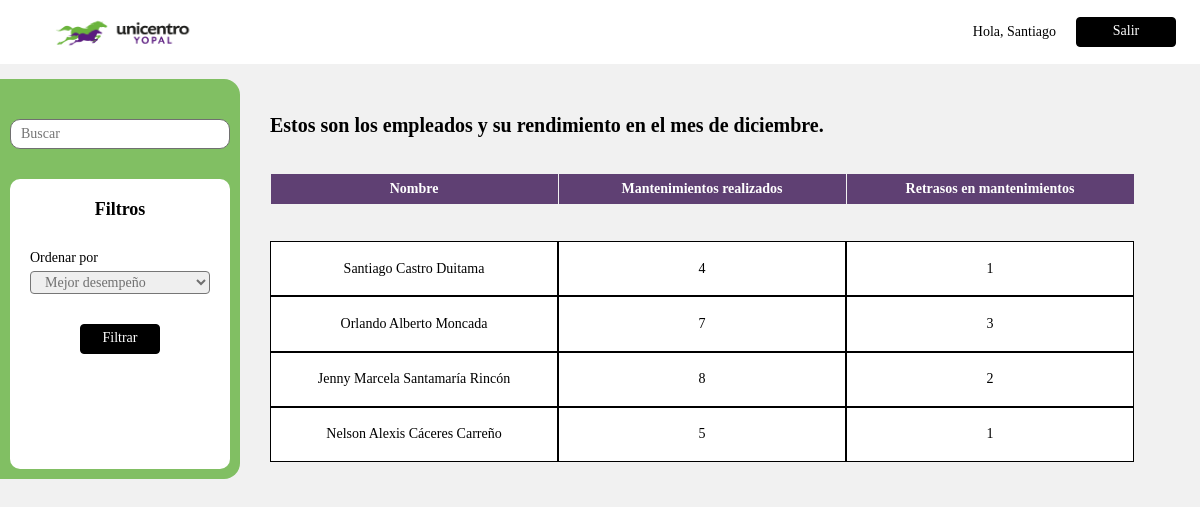
Screenshot of /rendimiento.php (signed in) with the database file from the repository.
### tables this page shows
CREATE TABLE `tecnicos` (
  `IDTecnico` int(11) NOT NULL,
  `nombreTecnico` varchar(50) NOT NULL,
  `correoTecnico` varchar(100) NOT NULL,
  `pwdTecnico` varchar(250) NOT NULL,
  `permisos` bit(1) NOT NULL
);

### includes/rendimiento.inc.php (the view, shortened to what this page needs)
<?php
$inc = include("includes/dbh.inc.php");
if ($inc) {
    $i = 0;
    $consulta = "SELECT tecnicos.IDTecnico, tecnicos.nombreTecnico, COUNT(*) AS 'numeroMantenimientos', SUM(activos_tecnicos.retraso) as 'numeroRetrasos' FROM activos_tecnicos INNER JOIN activos ON activos_tecnicos.IDActivo = activos.IDActivo INNER JOIN tecnicos ON activos_tecnicos.IDTecnico = tecnicos.IDTecnico $fechas3 GROUP BY(tecnicos.IDTecnico)";
    $result = mysqli_query($conn, $consulta);
    if ($result) {
        while ($row = $result->fetch_array()) {
            $i = $i + 1;
            $IDTecnico = $row['IDTecnico'];
            $nombre = $row['nombreTecnico'];
            $numeroMant = $row['numeroMantenimientos'];
            $numeroRetrasos = $row['numeroRetrasos'];
?>
            <button onclick="showHide(<?php echo $i ?>)" class="mantenimientos__fecha btn_drop mantenimientos__p">
                <p class=""><?php echo $nombre ?></p>
            </button>
            <p class="mantenimientos__p"><?php echo $numeroMant ?></p>
            <p class="mantenimientos__p"><?php echo $numeroRetrasos ?></p>
            <?php
            showMant($conn, $IDTecnico, $fechas2);
        }
    }
}
function showMant($conn, $IDTecnico, $fechas2)
{
    $consulta = "SELECT activos_tecnicos.FechaUltMantenimiento, activos.nombreActivo, activos_tecnicos.Observaciones FROM activos_tecnicos INNER JOIN activos ON activos_tecnicos.IDActivo = activos.IDActivo INNER JOIN tecnicos ON activos_tecnicos.IDTecnico = tecnicos.IDTecnico  WHERE activos_tecnicos.IDTecnico='$IDTecnico' $fechas2 ORDER BY activos_tecnicos.FechaUltMantenimiento desc";
    $result = mysqli_query($conn, $consulta);
            ?>
    <?php
}
    ?>

### css/rendimiento.css (style rules this page uses)
* { font-size: 14px; font-family: Calibri; box-sizing: border-box; padding: 0; margin: 0; }
body { background-color: #F1F1F1; overflow-x: hidden; }
.mantenimientos__fecha { grid-column: 1/2; height: auto; }
.mantenimientos__p { padding: 5px; height: auto; background-color: #fff; display: flex; justify-content: center; align-items: center; border: 1px solid #000; }
.btn_drop { border: 1px solid #000; height: auto; }

### rows the page displays
tecnicos: nombreTecnico "Santiago Castro Duitama", numeroMant "4", numeroRetrasos "1"
tecnicos: nombreTecnico "Orlando Alberto Moncada", numeroMant "7", numeroRetrasos "3"
tecnicos: nombreTecnico "Jenny Marcela Santamaría Rincón", numeroMant "8", numeroRetrasos "2"
tecnicos: nombreTecnico "Nelson Alexis Cáceres Carreño", numeroMant "5", numeroRetrasos "1"

### other values shown
$_SESSION["primerNombre"] "Santiago"
